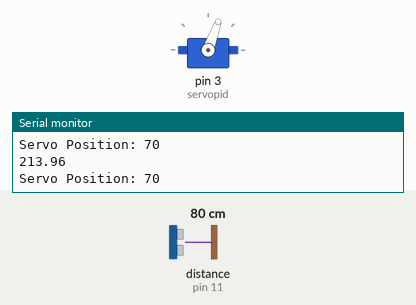
Recording of a sketch running on a simulated Arduino Uno, built with avr-gcc and run on an emulated ATmega328P. On the bench: servo, the last lines printed to the serial monitor. Wiring (inferred from the names in the program): ultrasonic range finder: trigger pin 12; echo pin 11. The inputs (shaded band) are chosen by the test bench; at power-on: distance to the obstacle (sensor on pin 11) 80 cm. The echo pulse lasts 58.3 µs per cm.

Above: at 1.2 s.
1.3 s: distance to the obstacle (sensor on pin 11) set to 2 cm
At 2.7 s:
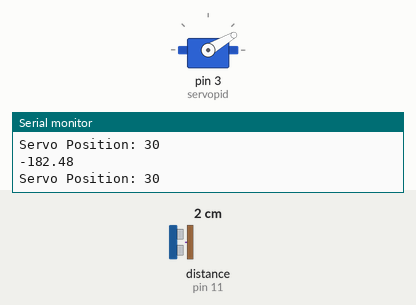
3.0 s: distance to the obstacle (sensor on pin 11) set to 35 cm
6.0 s: distance to the obstacle (sensor on pin 11) set to 18 cm
At 6.36 s:
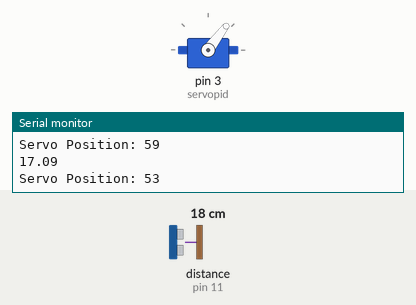
9.0 s: distance to the obstacle (sensor on pin 11) set to 120 cm
At 10.3 s:
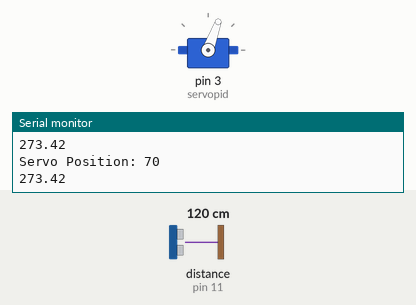
Timing chart, 0 to 11.5 s (numbered marks = the images above; inputs shaded):
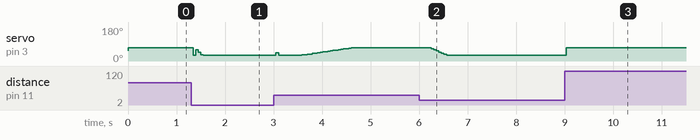

Measured:
- after the input at 1.3 s, servo on pin 3 (servopid): 70° → 30° after 0.05 s
- after the input at 6.0 s, servo on pin 3 (servopid): 70° → 30° after 0.25 s
- after the input at 9.0 s, servo on pin 3 (servopid): 30° → 70° at once

The sketch:

code.ino
```cpp
#include <Servo.h>

Servo servopid;

const int trigPin = 12;
const int echoPin = 11;

float Kp = 1.5;
float Ki = 1.4;
float Kd = 3.0;

float setPoint = 30.0;
float input, output;
float previousError = 0.0;
float integral = 0.0;

const float integralMax = 100.0;
const float integralMin = -100.0;

void setup()
{
    Serial.begin(9600);
    servopid.attach(3);

    pinMode(trigPin, OUTPUT);
    pinMode(echoPin, INPUT);

    servopid.write(55);
}

void loop()
{
    input = readDistance();

    float error = input - setPoint;

    integral += error;

    integral = constrain(integral, integralMin, integralMax);

    float derivative = error - previousError;

    output = Kp * error + Ki * integral + Kd * derivative;

    updateServo(output);

    Serial.println(output);

    previousError = error;

    delay(50);
}

float readDistance()
{
    long duration;
    float distance;

    digitalWrite(trigPin, LOW);
    delayMicroseconds(2);
    digitalWrite(trigPin, HIGH);
    delayMicroseconds(10);
    digitalWrite(trigPin, LOW);

    duration = pulseIn(echoPin, HIGH);
    distance = (duration * 0.034) / 2;

    return distance;
}

void updateServo(float pidOutput)
{
    int servoPosition = map(pidOutput, -70, 48, 30, 70);

    servoPosition = constrain(servoPosition, 30, 70);

    servopid.write(servoPosition);

    Serial.print("Servo Position: ");
    Serial.println(servoPosition);
}
```
